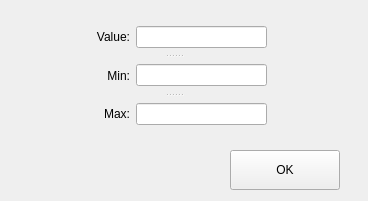
<?xml version="1.0" encoding="UTF-8"?>
<ui version="4.0">
 <class>Form</class>
 <widget class="QWidget" name="Form">
  <property name="geometry">
   <rect>
    <x>0</x>
    <y>0</y>
    <width>368</width>
    <height>201</height>
   </rect>
  </property>
  <property name="windowTitle">
   <string>Form</string>
  </property>
  <widget class="QPushButton" name="pB_set">
   <property name="geometry">
    <rect>
     <x>230</x>
     <y>150</y>
     <width>110</width>
     <height>40</height>
    </rect>
   </property>
   <property name="text">
    <string>OK</string>
   </property>
  </widget>
  <widget class="QSplitter" name="splitter">
   <property name="geometry">
    <rect>
     <x>80</x>
     <y>20</y>
     <width>187</width>
     <height>111</height>
    </rect>
   </property>
   <property name="orientation">
    <enum>Qt::Vertical</enum>
   </property>
   <widget class="QWidget" name="">
    <layout class="QHBoxLayout" name="horizontalLayout">
     <item>
      <widget class="QLabel" name="label">
       <property name="minimumSize">
        <size>
         <width>50</width>
         <height>20</height>
        </size>
       </property>
       <property name="text">
        <string>Value:</string>
       </property>
       <property name="alignment">
        <set>Qt::AlignRight|Qt::AlignTrailing|Qt::AlignVCenter</set>
       </property>
      </widget>
     </item>
     <item>
      <widget class="QLineEdit" name="lE_value">
       <property name="minimumSize">
        <size>
         <width>110</width>
         <height>20</height>
        </size>
       </property>
      </widget>
     </item>
    </layout>
   </widget>
   <widget class="QWidget" name="">
    <layout class="QHBoxLayout" name="horizontalLayout_2">
     <item>
      <widget class="QLabel" name="label_2">
       <property name="minimumSize">
        <size>
         <width>50</width>
         <height>20</height>
        </size>
       </property>
       <property name="text">
        <string>Min:</string>
       </property>
       <property name="alignment">
        <set>Qt::AlignRight|Qt::AlignTrailing|Qt::AlignVCenter</set>
       </property>
      </widget>
     </item>
     <item>
      <widget class="QLineEdit" name="lE_min">
       <property name="minimumSize">
        <size>
         <width>110</width>
         <height>20</height>
        </size>
       </property>
      </widget>
     </item>
    </layout>
   </widget>
   <widget class="QWidget" name="">
    <layout class="QHBoxLayout" name="horizontalLayout_3">
     <item>
      <widget class="QLabel" name="label_3">
       <property name="minimumSize">
        <size>
         <width>50</width>
         <height>20</height>
        </size>
       </property>
       <property name="text">
        <string>Max:</string>
       </property>
       <property name="alignment">
        <set>Qt::AlignRight|Qt::AlignTrailing|Qt::AlignVCenter</set>
       </property>
      </widget>
     </item>
     <item>
      <widget class="QLineEdit" name="lE_max">
       <property name="minimumSize">
        <size>
         <width>110</width>
         <height>20</height>
        </size>
       </property>
      </widget>
     </item>
    </layout>
   </widget>
  </widget>
 </widget>
 <resources/>
 <connections/>
</ui>
